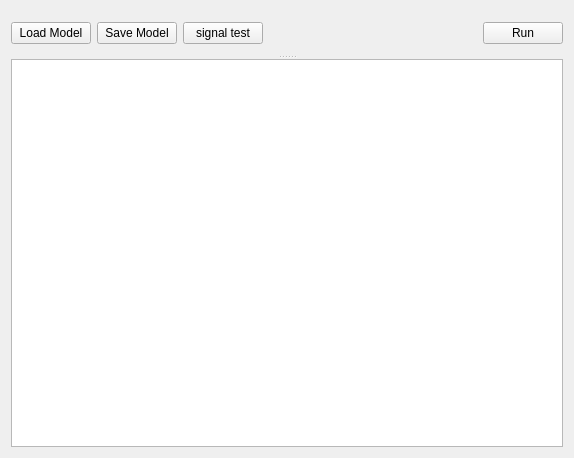
<?xml version="1.0" encoding="UTF-8"?>
<ui version="4.0">
 <class>Dialog</class>
 <widget class="QWidget" name="Dialog">
  <property name="geometry">
   <rect>
    <x>0</x>
    <y>0</y>
    <width>574</width>
    <height>458</height>
   </rect>
  </property>
  <property name="windowTitle">
   <string>Dialog</string>
  </property>
  <layout class="QVBoxLayout" name="verticalLayout">
   <item>
    <widget class="QSplitter" name="main_splitter">
     <property name="orientation">
      <enum>Qt::Vertical</enum>
     </property>
     <widget class="QWidget" name="verticalLayoutWidget">
      <layout class="QVBoxLayout" name="editor_layout">
       <item>
        <layout class="QHBoxLayout" name="button_layout">
         <item>
          <widget class="QPushButton" name="loadfile_btn">
           <property name="text">
            <string>Load Model</string>
           </property>
          </widget>
         </item>
         <item>
          <widget class="QPushButton" name="savefile_btn">
           <property name="text">
            <string>Save Model</string>
           </property>
          </widget>
         </item>
         <item>
          <widget class="QPushButton" name="signal_btn">
           <property name="text">
            <string>signal test</string>
           </property>
          </widget>
         </item>
         <item>
          <spacer name="horizontalSpacer">
           <property name="orientation">
            <enum>Qt::Horizontal</enum>
           </property>
           <property name="sizeHint" stdset="0">
            <size>
             <width>40</width>
             <height>20</height>
            </size>
           </property>
          </spacer>
         </item>
         <item>
          <widget class="QPushButton" name="calcblock_btn">
           <property name="text">
            <string>Run</string>
           </property>
          </widget>
         </item>
        </layout>
       </item>
      </layout>
     </widget>
     <widget class="QTextBrowser" name="console"/>
    </widget>
   </item>
  </layout>
 </widget>
 <resources/>
 <connections/>
</ui>
